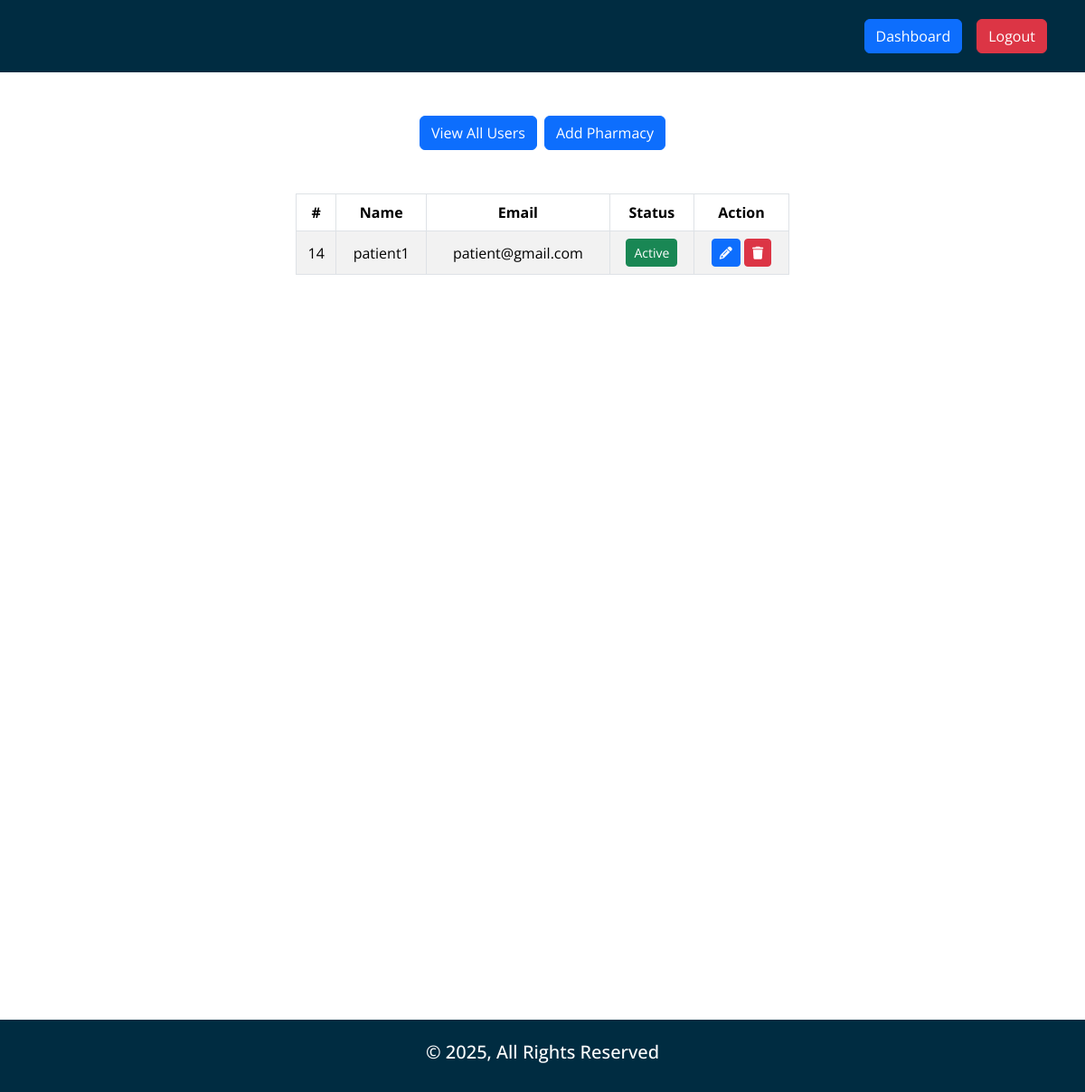
The app's page /adminDashboard.php (signed in), older data.
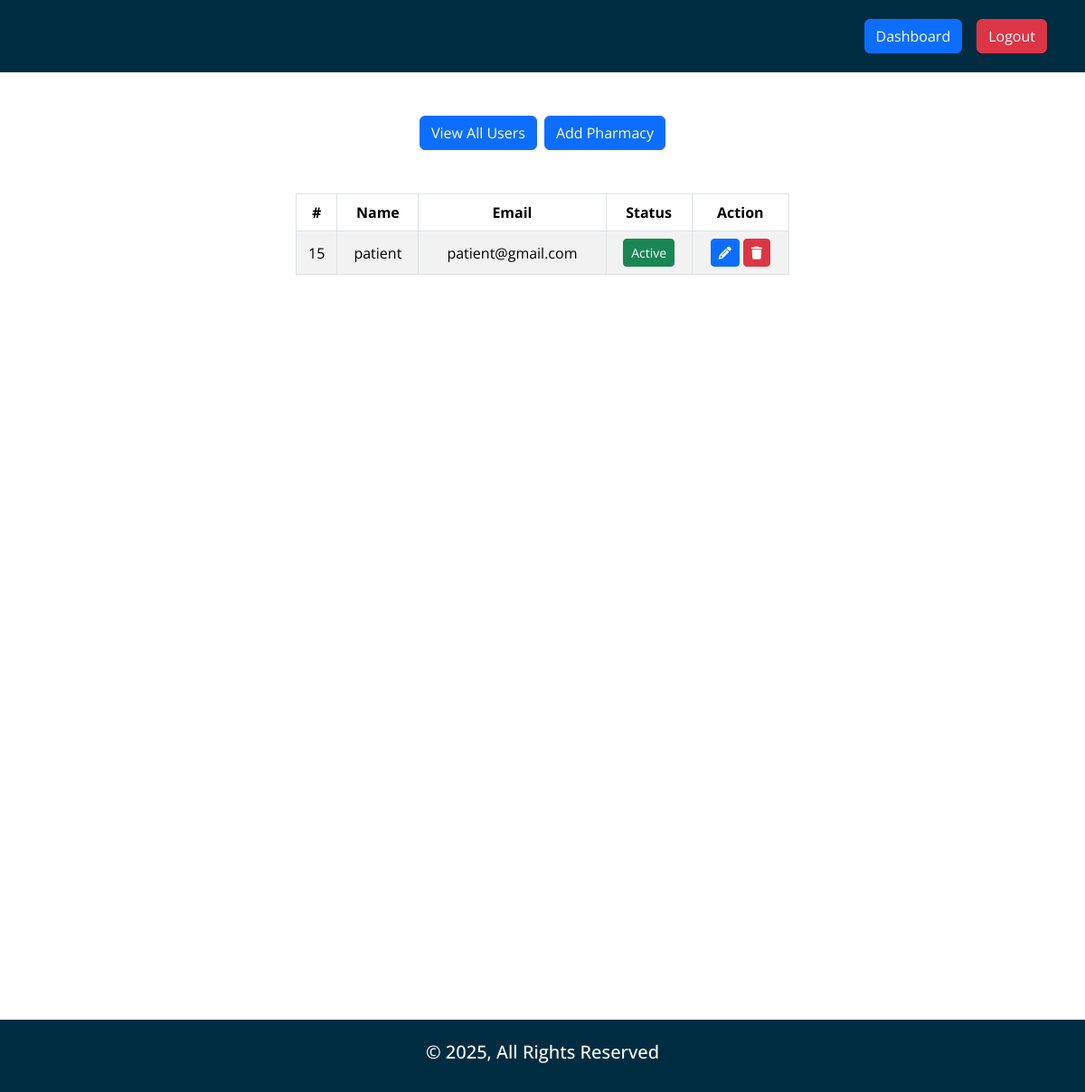
The same page, newer data.
### tables this page shows
CREATE TABLE `users` (
  `id` int(11) NOT NULL,
  `username` varchar(255) NOT NULL,
  `email` varchar(255) NOT NULL,
  `password` text NOT NULL,
  `role` enum('admin','patient','pharmacist') NOT NULL DEFAULT 'patient',
  `phone` varchar(255) DEFAULT NULL,
  `dob` date DEFAULT NULL,
  `address` text DEFAULT NULL,
  `diseases` varchar(255) DEFAULT NULL,
  `experience` varchar(255) DEFAULT NULL,
  `status` enum('0','1') NOT NULL DEFAULT '1'
);

### core/database.php (called while the page is built, shortened)
<?php
function env($value)
{
      $env = dirname(__DIR__, 1) . '/.env';
      $core = parse_ini_file($env);
      return $core[$value];
}
$tailwind = env("TAILWIND");
$db = mysqli_connect(env("HOST"), env("USER"), env("PWD"), env("DB"));
if (isset($_SESSION['user'])):
      $userid = $_SESSION['user'];
      $userData = $db->query("SELECT * FROM `users` WHERE `id`='$userid'");
      if (mysqli_num_rows($userData) >  0):
            $GetUserData = mysqli_fetch_object($userData);
            $userRole = $GetUserData->role;
      endif;
endif;
require_once 'functions.php';

### core/functions.php (called while the page is built, shortened)
<?php
function isLoggedIn()
{
      return isset($_SESSION['user']) ? true : false;
}

### adminDashboard.php (the view, shortened to what this page needs)
<?php
require_once 'core/database.php';
?>
<!DOCTYPE html>
<html lang="en">
<head>
    <?php include 'includes/external_css.php'; ?>
    <link rel="stylesheet" href="css/style.min.css">
</head>
<body id="adminDashboard">
    <?php include_once 'includes/header.php'; ?>
    <main>
        <section class="tabs-section">
            <div class="container mt-5 mx-auto">
                <div class="row">
                    <div class="col-6 mx-auto">
                        <div class="btns_wrapper d-flex justify-content-center gap-2">
                            <a href="#!" class="btn btn-primary">View All Users</a>
                            <a href="#!" class="btn btn-primary">Add Pharmacy</a>
                        </div>
                    </div>
                </div>
            </div>
            <div id="tabs-content" class="container">
                <div class="row mt-5">
                    <div class="col-12">
                        <div class="row">
                            <div class="col-6 mx-auto">
                                <?php
                                $get_users_list = $db->query("CALL `get_all_users`()");
                                if (mysqli_num_rows($get_users_list) > 0):
                                ?>
                                    <table id="example" class="table table-striped table-bordered text-center align-middle" style="width:100%">
                                        <thead>
                                            <tr>
                                                <th>#</th>
                                                <th>Name</th>
                                                <th>Email</th>
                                                <th>Status</th>
                                                <th>Action</th>
                                            </tr>
                                        </thead>
                                        <tbody>
                                            <?php
                                            while ($list_user = mysqli_fetch_object($get_users_list)):
                                                $status = $list_user->status;
                                            ?>
                                                <tr>
                                                    <td><?= $list_user->id ?></td>
                                                    <td><?= $list_user->username ?></td>
                                                    <td><?= $list_user->email ?></td>
                                                    <td><?= $status == '0' ? '<span class="btn btn-danger btn-sm">In-Active</span>' : '<span class="btn btn-success btn-sm">Active</span>' ?></td>
                                                    <td><a href="#!" data-bs-toggle="modal" data-bs-target="#updateStatus" class="btn btn-sm btn-primary btn-usr-edit" data-id="<?= $list_user->id ?>" data-table="users" data-pwd="<?= $list_user->password ?>"><i class="fas fa-pencil"></i></a>
                                                        <a href="#!" class="btn btn-sm btn-danger btn-del" data-id="<?= $list_user->id ?>" data-msg="User" data-table="users"><i class="fas fa-trash"></i></a>
                                                    </td>
                                                </tr>
                                            <?php endwhile; ?>
                                        </tbody>
                                    </table>
                                <?php else: ?>
                                    <h3 class="alert alert-info text-center">No Record Found For Users.</h3>
                                <?php
                                endif;
                                ?>
                            </div>
                        </div>
                    </div>
                </div>
            </div>
        </section>
    </main>
    <?php include_once 'includes/footer.php'; ?>
</body>
</html>

### includes/external_css.php (shortened to what this page needs)
<?php if ($tailwind === '1'): ?>
      <script src="https://cdn.tailwindcss.com"></script>
<?php else: ?>
      <link href="https://cdn.jsdelivr.net/npm/bootstrap@5.3.3/dist/css/bootstrap.min.css" rel="stylesheet">
<?php endif; ?>
<link rel="stylesheet" href="https://cdnjs.cloudflare.com/ajax/libs/OwlCarousel2/2.3.4/assets/owl.carousel.min.css" />
<link rel="stylesheet" href="https://cdnjs.cloudflare.com/ajax/libs/font-awesome/6.7.2/css/all.min.css" />
<link rel="stylesheet" href="css/style.min.css">

### includes/header.php (shortened to what this page needs)
<header class="d-flex align-items-center">
      <div class="container d-flex align-items-center justify-content-between">
            <div class="buttons-wrapper d-flex gap-3">
                  <?php if (isLoggedIn()): ?>
                        <?php if ($userRole == 'admin'): ?>
                              <a href="./adminDashboard.php" class="btn btn-primary">Dashboard</a>
                        <?php elseif ($userRole == 'patient'): ?>
                              <a href="./patientDashboard.php" class="btn btn-primary">Dashboard</a>
                        <?php endif; ?>
                        <a href="./logout.php" class="btn btn-danger">Logout</a>
                  <?php else: ?>
                        <a href="./login.php" class="btn btn-success">Login</a>
                        <a href="./register.php" class="btn btn-primary">Register</a>
                  <?php endif; ?>
            </div>
      </div>
</header>

### includes/footer.php (shortened to what this page needs)
<footer class="d-flex align-items-center">
      <div class="container">
            <div class="row">
                  <div class="col-12 text-center">
                        <h5 class="text-white">&copy; <?= date('Y') ?>, All Rights Reserved</h5>
                  </div>
            </div>
      </div>
</footer>
<div class="position-fixed bottom-0 end-0 p-3" style="z-index: 9999">
</div>

Row changes from the older to the newer data that the page shows:
removed users: id "14", username "patient1", email "patient@gmail.com", status "Active"
added users: id "15", username "patient", email "patient@gmail.com", status "Active"
